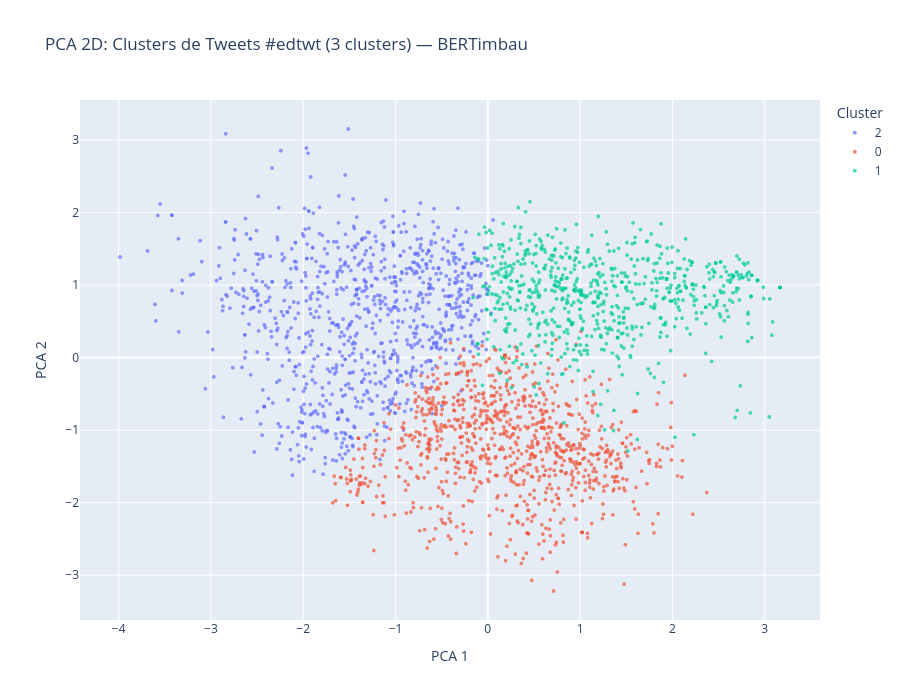

Notebook source saved alongside this figure:
### Markdown cell above
visualização 2d com pca e t-sne

### Code cell
pca_2d = PCA(n_components=2, random_state=seed)
vetores_pca = pca_2d.fit_transform(vetores_centralizados)

var_exp = pca_2d.explained_variance_ratio_
print(f'Variância explicada: PC1={var_exp[0]:.2%}, PC2={var_exp[1]:.2%}')
print(f'Variância total explicada (2 PCs): {var_exp.sum():.2%}')

plot_df_pca = pd.DataFrame({
    'PCA 1': vetores_pca[:, 0],
    'PCA 2': vetores_pca[:, 1],
    'Cluster': df_cluster['Cluster'].astype(str),
    'Tweet': [t.replace('\n', ' ')[:60] + ('...' if len(t) > 60 else '') for t in documentos]
})

fig_pca = px.scatter(
    plot_df_pca, x='PCA 1', y='PCA 2', color='Cluster',
    title=f'PCA 2D: Clusters de Tweets #edtwt ({num_clusters} clusters) — BERTimbau',
    hover_data={'PCA 1': ':.2f', 'PCA 2': ':.2f', 'Cluster': True, 'Tweet': True},
    width=900, height=700
)
fig_pca.update_traces(marker=dict(size=4, opacity=0.7))
fig_pca.show()

### Figure 1 — Plotly figure (JSON) as saved in the notebook; plotly's stock layout.template omitted (floating-point values rounded to 4 significant figures; data arrays with more than 128 entries replaced by an {"elided": "..."} marker saying what was removed)
{"data": [{"customdata": {"elided": "990x2 str values"}, "hovertemplate": "Cluster=%{customdata[0]}<br>PCA 1=%{x:.2f}<br>PCA 2=%{y:.2f}<br>Tweet=%{customdata[1]}<extra></extra>", "legendgroup": "2", "marker": {"color": "#636efa", "opacity": 0.7, "size": 4, "symbol": "circle"}, "mode": "markers", "name": "2", "showlegend": true, "type": "scattergl", "x": {"elided": "990 float values"}, "xaxis": "x", "y": {"elided": "990 float values"}, "yaxis": "y"}, {"customdata": {"elided": "984x2 str values"}, "hovertemplate": "Cluster=%{customdata[0]}<br>PCA 1=%{x:.2f}<br>PCA 2=%{y:.2f}<br>Tweet=%{customdata[1]}<extra></extra>", "legendgroup": "0", "marker": {"color": "#EF553B", "opacity": 0.7, "size": 4, "symbol": "circle"}, "mode": "markers", "name": "0", "showlegend": true, "type": "scattergl", "x": {"elided": "984 float values"}, "xaxis": "x", "y": {"elided": "984 float values"}, "yaxis": "y"}, {"customdata": {"elided": "841x2 str values"}, "hovertemplate": "Cluster=%{customdata[0]}<br>PCA 1=%{x:.2f}<br>PCA 2=%{y:.2f}<br>Tweet=%{customdata[1]}<extra></extra>", "legendgroup": "1", "marker": {"color": "#00cc96", "opacity": 0.7, "size": 4, "symbol": "circle"}, "mode": "markers", "name": "1", "showlegend": true, "type": "scattergl", "x": {"elided": "841 float values"}, "xaxis": "x", "y": {"elided": "841 float values"}, "yaxis": "y"}], "layout": {"height": 700, "legend": {"title": {"text": "Cluster"}, "tracegroupgap": 0}, "title": {"text": "PCA 2D: Clusters de Tweets #edtwt (3 clusters) — BERTimbau"}, "width": 900, "xaxis": {"anchor": "y", "domain": [0, 1], "title": {"text": "PCA 1"}}, "yaxis": {"anchor": "x", "domain": [0, 1], "title": {"text": "PCA 2"}}}}
